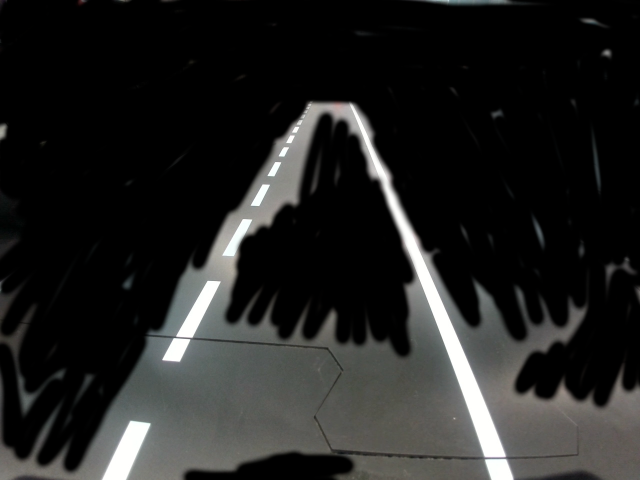
#> input picture Computer_Vision_for_Autonomous_Robot_Navigation/Main_stage/images/video_20250816_174334.png, 1280 x 960 px, found by its file name (shown at 1/2 size)
$ python matrix.py
#> lines starting #> are read from the running program, lines starting #| are printed output that depends on the picture; after the words box and inside, x2 and y2 are one past the last pixel; in counts of white or black regions, pixels touching at a corner belong together
# import cv2
# import numpy as np

# # Загрузка изображения
# image = cv2.imread('Main_stage/images/image_copy2.png')
# height, width = image.shape[:2]

# # Точки исходного прямоугольника (равномерная сетка)
# src_points = np.float32([
#     [0, 0],          # верхний левый
#     [width, 0],      # верхний правый
#     [width, height], # нижний правый
#     [0, height]      # нижний левый
# ])

# # Точки трапеции (как выглядит дорога на фото)
# dst_points = np.float32([
#     [625, 154],           # верхний левый (сужение)
#    [730, 161],           # верхний правый
#      [907, 601],            # нижний правый
#    [22, 579]                # нижний левый
# ])

# # Получение матрицы перспективного преобразования
# matrix = cv2.getPerspectiveTransform(src_points, dst_points)

# # Создание равномерной сетки (белые линии)
# grid = np.zeros((height, width, 3), dtype=np.uint8)
# grid.fill(255)  # белый фон

# # Рисуем вертикальные и горизонтальные линии
# line_color = (0, 0, 0)  # черные линии (на белом фоне)
# line_thickness = 2

# # Горизонтальные линии (через каждые 50 пикселей)
# for y in range(0, height, 50):
#     cv2.line(grid, (0, y), (width, y), line_color, line_thickness)

# # Вертикальные линии (через каждые 50 пикселей)
# for x in range(0, width, 50):
#     cv2.line(grid, (x, 0), (x, height), line_color, line_thickness)

# # Применение перспективного преобразования к сетке
# warped_grid = cv2.warpPerspective(grid, matrix, (width, height))

# # Наложение сетки на исходное изображение
# alpha = 0.3  # прозрачность
# result = cv2.addWeighted(image, 1, warped_grid, alpha, 0)

# # Сохранение результата
# cv2.imwrite('road_with_grid.jpg', result)
# cv2.imshow('Result', result)
# cv2.waitKey(0)

# cv2.destroyAllWindows()


import cv2
import numpy as np

# Загрузка изображения
image = cv2.imread('/home/arrma/PROGRAMMS/Arhipelag_2025/Computer_Vision_for_Autonomous_Robot_Navigation/Main_stage/images/video_20250816_174334.png')
#> image is the input picture: shape (960, 1280, 3); mean B, G, R 33.3, 34.3, 34
height, width = image.shape[:2]
#> height = 960; width = 1280

# Точки исходного прямоугольника (равномерная сетка)
src_points = np.float32([
    [0, 0],          # верхний левый
    [width, 0],      # верхний правый
    [width, height], # нижний правый
    [0, height]      # нижний левый
])

# Точки трапеции (как выглядит дорога на фото)
dst_points = np.float32([
    [625, 154],      # верхний левый (сужение)
    [730, 161],      # верхний правый
    [907, 601],      # нижний правый
    [22, 579]        # нижний левый
])


# Матрица перспективного преобразования
matrix = cv2.getPerspectiveTransform(src_points, dst_points)

# Создание равномерной сетки (белые линии)
grid = np.zeros((height, width, 3), dtype=np.uint8)
grid.fill(255)  # белый фон
#> grid: shape (960, 1280, 3); every value is 255

# Рисуем вертикальные и горизонтальные линии (черные)
line_color = (0, 0, 0)  # BGR (черный)
line_thickness = 2

# Горизонтальные линии (через каждые 50 пикселей)
for y in range(0, height, 50):
    cv2.line(grid, (0, y), (width, y), line_color, line_thickness)
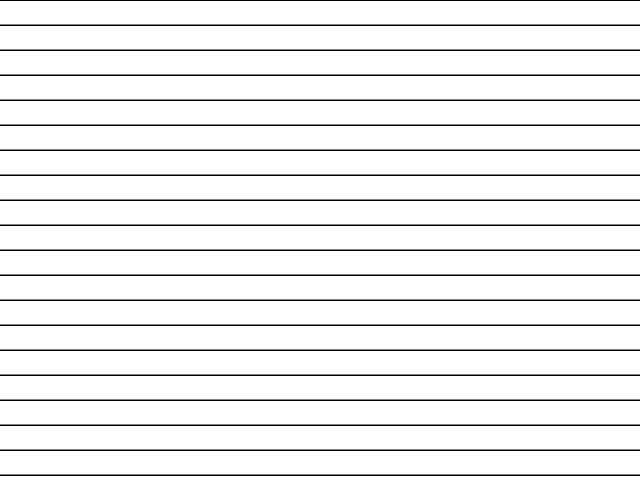
#> grid: shape (960, 1280, 3) (shown at 1/2 size); 93.9% white; 20 black regions, largest, box (x1, y1, x2, y2) and area: (0, 49, 1280, 52) 3840, (0, 99, 1280, 102) 3840, (0, 149, 1280, 152) 3840

# Вертикальные линии (через каждые 50 пикселей)
for x in range(0, width, 50):
    cv2.line(grid, (x, 0), (x, height), line_color, line_thickness)
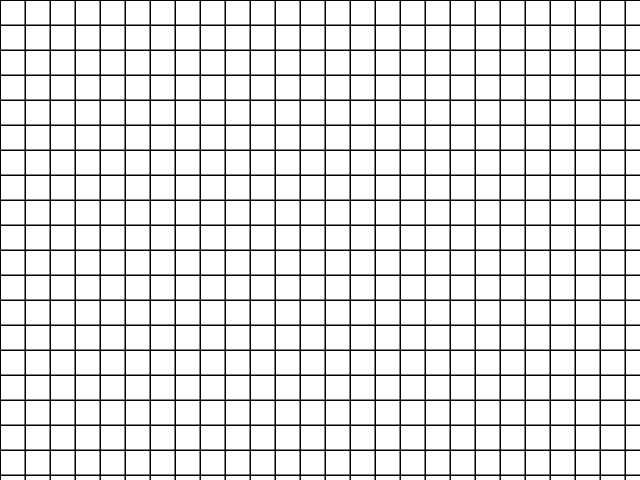
#> grid: shape (960, 1280, 3) (shown at 1/2 size); 88.2% white; 1 black region, box (x1, y1, x2, y2) and area: (0, 0, 1280, 960) 144897

# Применение перспективного преобразования к сетке
warped_grid = cv2.warpPerspective(grid, matrix, (width, height))
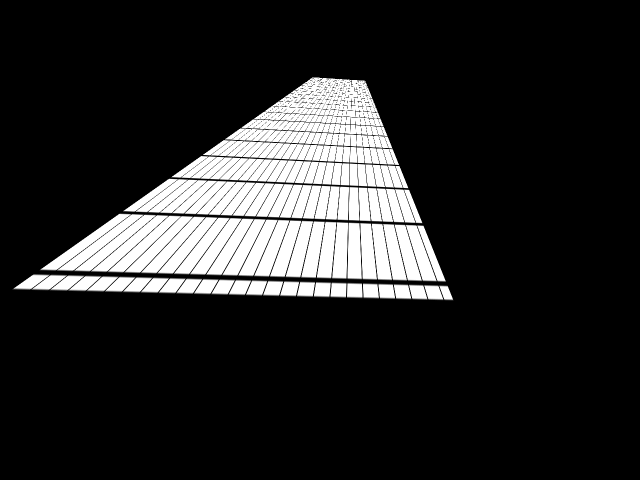
#> warped_grid: shape (960, 1280, 3) (shown at 1/2 size); min 0, max 255, mean 38.9

# Наложение сетки на исходное изображение
alpha = 0.3  # прозрачность
result = cv2.addWeighted(image, 1, warped_grid, alpha, 0)
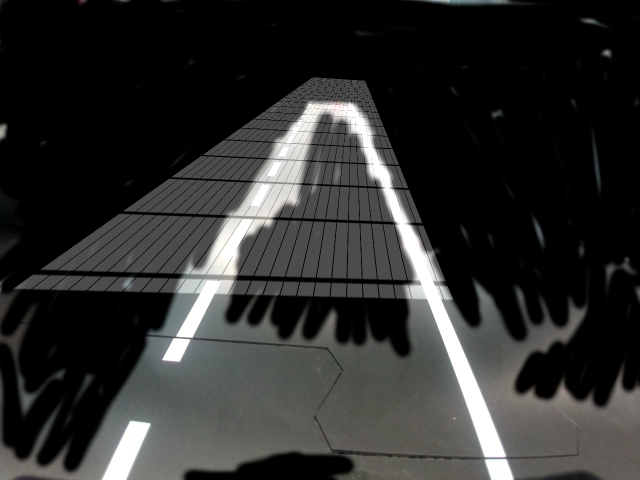
#> result: shape (960, 1280, 3) (shown at 1/2 size); mean B, G, R 44.4, 45.4, 45.1

# Сохранение результата
cv2.imwrite('road_with_grid.jpg', result)
cv2.imshow('Result', result)
cv2.waitKey(0)
cv2.destroyAllWindows()
